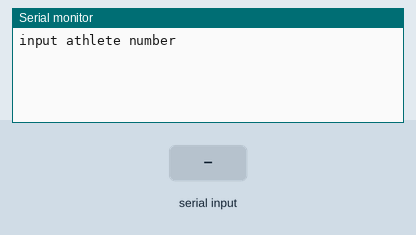
Simulated run of this sketch. Board: Arduino Uno, built with avr-gcc and run on an emulated ATmega328P. Parts: the last lines printed to the serial monitor. Inputs (shaded band) come from the test bench.

Above: at 0.9 s.
1.0 s: "yes" received over Serial
At 2.7 s:
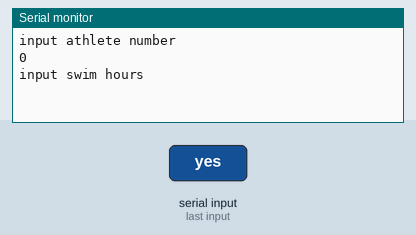
3.5 s: "no" received over Serial
At 5.7 s:
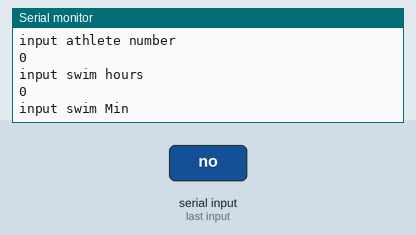
6.0 s: "90,45\n" received over Serial
At 6.6 s:
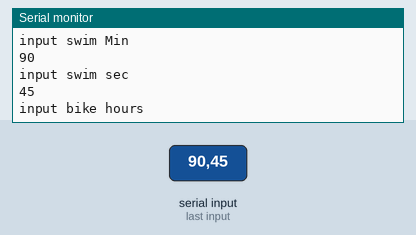
7.5 s: "30,150\n" received over Serial
At 8.3 s:
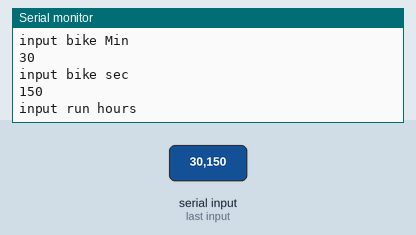
9.0 s: "1\n" received over Serial
At 10.5 s:
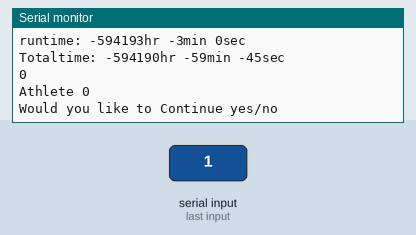
11.5 s: "yes" received over Serial
At 13.6 s:
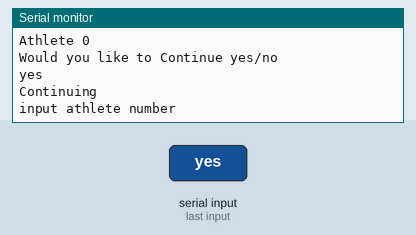
Timing chart, 0 to 15.0 s (numbered marks = the images above; inputs shaded):
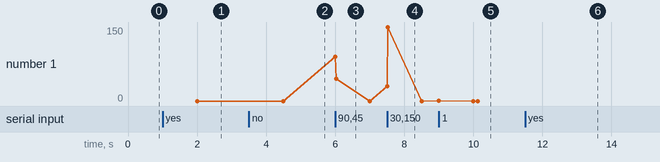

Measured:
- after the input at 1.0 s, the serial monitor: prints a new line after 1.0 s (image 1)
- after the input at 3.5 s, the serial monitor: prints a new line after 1.0 s (image 2)
- after the input at 6.0 s, the serial monitor: prints a new line at once (image 3)
- after the input at 7.5 s, the serial monitor: prints a new line at once (image 4)
- after the input at 9.0 s, the serial monitor: prints a new line at once (image 5)
- after the input at 11.5 s, the serial monitor: prints a new line after 1.0 s (image 6)

The sketch:

prac_5.done.ino
```cpp
long hfunc(){
    long result;
    while (!Serial.available()){
    ;
    }
    result = Serial.parseInt();
    Serial.println(result);
    return result;
  }
String sfunc(){
    String result;
    while (!Serial.available()){
    ;
    }
    result = Serial.readString();
    result.toLowerCase();
    Serial.println(result);
    return result;
  }
long c1func(long x, long y){
    long result;
    result = x*y;
    return result;
  }

  #define Serial_print(x) Serial.println(x);
void setup() {
  Serial.begin(9600);
  const int SEC = 60;
  const int SEC2 = 3600;
  long swimHours;
  long swimMin;
  long swimSec;
  long bikeHours;
  long bikeMin;
  long bikeSec;
  long runHours;
  long runMin;
  long runSec;
  String ans = "yes";
  int test = 1;
  long athletenum;
  long bestath = 0;
  long besttime = 0;

  while (test == 1){
    Serial.println("input athlete number");
    athletenum = hfunc();
    //athletelist[whilecount] = athletenum;


    Serial.println("input swim hours");
    swimHours = hfunc();

    Serial.println("input swim Min");
    swimMin = hfunc();

    Serial.println("input swim sec");
    swimSec = hfunc();

    Serial.println("input bike hours");
    bikeHours = hfunc();

    Serial.println("input bike Min");
    bikeMin = hfunc();

    Serial.println("input bike sec");
    bikeSec = hfunc();

    Serial.println("input run hours");
    runHours = hfunc();

    Serial.println("input run Min");
    runMin = hfunc();

    Serial.println("input run sec");
    runSec = hfunc();

    swimHours = c1func(swimHours, SEC2);
    swimMin = c1func(swimMin, SEC);
    bikeHours = c1func(bikeHours, SEC2);
    bikeMin = c1func(bikeMin, SEC);
    runHours = c1func(runHours, SEC2);
    runMin = c1func(runMin, SEC);
    long swimTotal = swimHours + swimMin + swimSec;
    long bikeTotal = bikeHours + bikeMin + bikeSec;
    long runTotal = runHours + runMin + runSec;
    long TotalTotal = swimTotal + bikeTotal + runTotal;

    if (swimHours < 0){ // checks if swimhours is negative
      Serial.println("SwimHours is negative");
      break;
    }

    String names[] = {"swim", "bike", "run", "Total"};
    long totalsec[] = {swimTotal, bikeTotal, runTotal, TotalTotal};

    for (int i = 0; i < 4; i++) {
        Serial.print(names[i]);
        Serial.print("time: ");
        Serial.print(totalsec[i]/SEC2);
        Serial.print("hr ");
        Serial.print(((totalsec[i]%SEC2))/SEC);
        Serial.print("min ");
        Serial.print((totalsec[i]%SEC2)%SEC);
        Serial.println("sec ");
     }
     if (TotalTotal > besttime){
      besttime = TotalTotal;
      bestath = athletenum;
      }

    Serial_print(besttime);

    Serial.print("Athlete ");
    Serial.println(athletenum);
    Serial.println("Would you like to Continue yes/no");
    ans = sfunc();
    if (ans == "yes"){
      Serial.println("Continuing");
      continue;

    }
    else if(ans == "no"){
      Serial.print("The best athlete was: ");
      Serial.print(bestath);
      Serial.println(" With a time of: ");
      Serial.print(besttime/SEC2);
      Serial.print("hr ");
      Serial.print(((besttime%SEC2))/SEC);
      Serial.print("min ");
      Serial.print((besttime%SEC2)%SEC);
      Serial.println("sec ");
      Serial.println("Good Bye");
      break;
    }
  }
}

void loop() {
}
```
